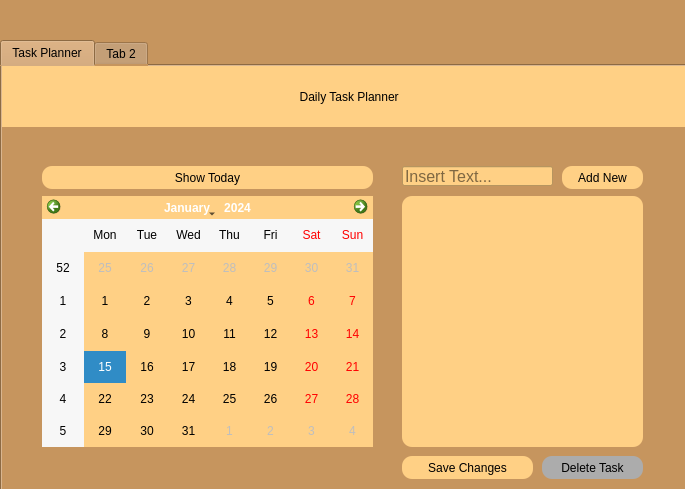
<?xml version="1.0" encoding="UTF-8"?>
<ui version="4.0">
 <class>Form</class>
 <widget class="QWidget" name="Form">
  <property name="geometry">
   <rect>
    <x>0</x>
    <y>0</y>
    <width>685</width>
    <height>489</height>
   </rect>
  </property>
  <property name="windowTitle">
   <string>Form</string>
  </property>
  <property name="styleSheet">
   <string notr="true">background-color:rgb(198, 149, 94)</string>
  </property>
  <widget class="QTabWidget" name="tabWidget">
   <property name="geometry">
    <rect>
     <x>0</x>
     <y>40</y>
     <width>691</width>
     <height>451</height>
    </rect>
   </property>
   <property name="currentIndex">
    <number>0</number>
   </property>
   <widget class="QWidget" name="tab_3">
    <attribute name="title">
     <string>Task Planner</string>
    </attribute>
    <widget class="QLabel" name="label">
     <property name="geometry">
      <rect>
       <x>0</x>
       <y>0</y>
       <width>691</width>
       <height>61</height>
      </rect>
     </property>
     <property name="styleSheet">
      <string notr="true">background: rgb(255, 208, 133);
color: black;
font: 25pt &quot;Bodoni MT&quot;;
</string>
     </property>
     <property name="text">
      <string> Daily Task Planner</string>
     </property>
     <property name="alignment">
      <set>Qt::AlignCenter</set>
     </property>
    </widget>
    <widget class="QPushButton" name="saveButton">
     <property name="geometry">
      <rect>
       <x>400</x>
       <y>390</y>
       <width>131</width>
       <height>23</height>
      </rect>
     </property>
     <property name="styleSheet">
      <string notr="true">background-color: rgb(255, 208, 133);
font: 8pt &quot;Open Sans&quot;;
border-radius: 10px;</string>
     </property>
     <property name="text">
      <string>Save Changes</string>
     </property>
    </widget>
    <widget class="QPushButton" name="deleteTaskButton">
     <property name="geometry">
      <rect>
       <x>540</x>
       <y>390</y>
       <width>101</width>
       <height>23</height>
      </rect>
     </property>
     <property name="styleSheet">
      <string notr="true">background-color: rgb(172, 172, 172);
font: 8pt &quot;Open Sans&quot;;
border-radius: 10px;</string>
     </property>
     <property name="text">
      <string>Delete Task</string>
     </property>
    </widget>
    <widget class="QListWidget" name="tasksListWidget">
     <property name="geometry">
      <rect>
       <x>400</x>
       <y>130</y>
       <width>241</width>
       <height>251</height>
      </rect>
     </property>
     <property name="styleSheet">
      <string notr="true">background-color:rgb(255, 208, 133);
border-radius: 10px; 
font: 12pt;</string>
     </property>
    </widget>
    <widget class="QPushButton" name="showTodayButton">
     <property name="geometry">
      <rect>
       <x>40</x>
       <y>100</y>
       <width>331</width>
       <height>23</height>
      </rect>
     </property>
     <property name="styleSheet">
      <string notr="true">background-color: rgb(255, 208, 133);
font: 8pt &quot;Open Sans&quot;;
border-radius: 10px;</string>
     </property>
     <property name="text">
      <string>Show Today</string>
     </property>
    </widget>
    <widget class="QCalendarWidget" name="calendarWidget">
     <property name="geometry">
      <rect>
       <x>40</x>
       <y>130</y>
       <width>331</width>
       <height>251</height>
      </rect>
     </property>
     <property name="styleSheet">
      <string notr="true">background-color: rgb(255, 208, 133);
font: 8pt &quot;Bodoni MT&quot;;
font-color: rgb(0, 0, 0)</string>
     </property>
    </widget>
    <widget class="QPushButton" name="addButton">
     <property name="geometry">
      <rect>
       <x>560</x>
       <y>100</y>
       <width>81</width>
       <height>23</height>
      </rect>
     </property>
     <property name="styleSheet">
      <string notr="true">background-color:rgb(255, 208, 133);
font: 8pt &quot;Open Sans&quot;;
border-radius: 10px;</string>
     </property>
     <property name="text">
      <string>Add New</string>
     </property>
    </widget>
    <widget class="QLineEdit" name="taskLineEdit">
     <property name="geometry">
      <rect>
       <x>400</x>
       <y>100</y>
       <width>151</width>
       <height>20</height>
      </rect>
     </property>
     <property name="styleSheet">
      <string notr="true">font: 12pt;
background-color:rgb(255, 208, 133);</string>
     </property>
     <property name="placeholderText">
      <string>Insert Text...</string>
     </property>
    </widget>
   </widget>
   <widget class="QWidget" name="tab_4">
    <attribute name="title">
     <string>Tab 2</string>
    </attribute>
   </widget>
  </widget>
 </widget>
 <resources>
  <include location="res.qrc"/>
 </resources>
 <connections/>
</ui>
